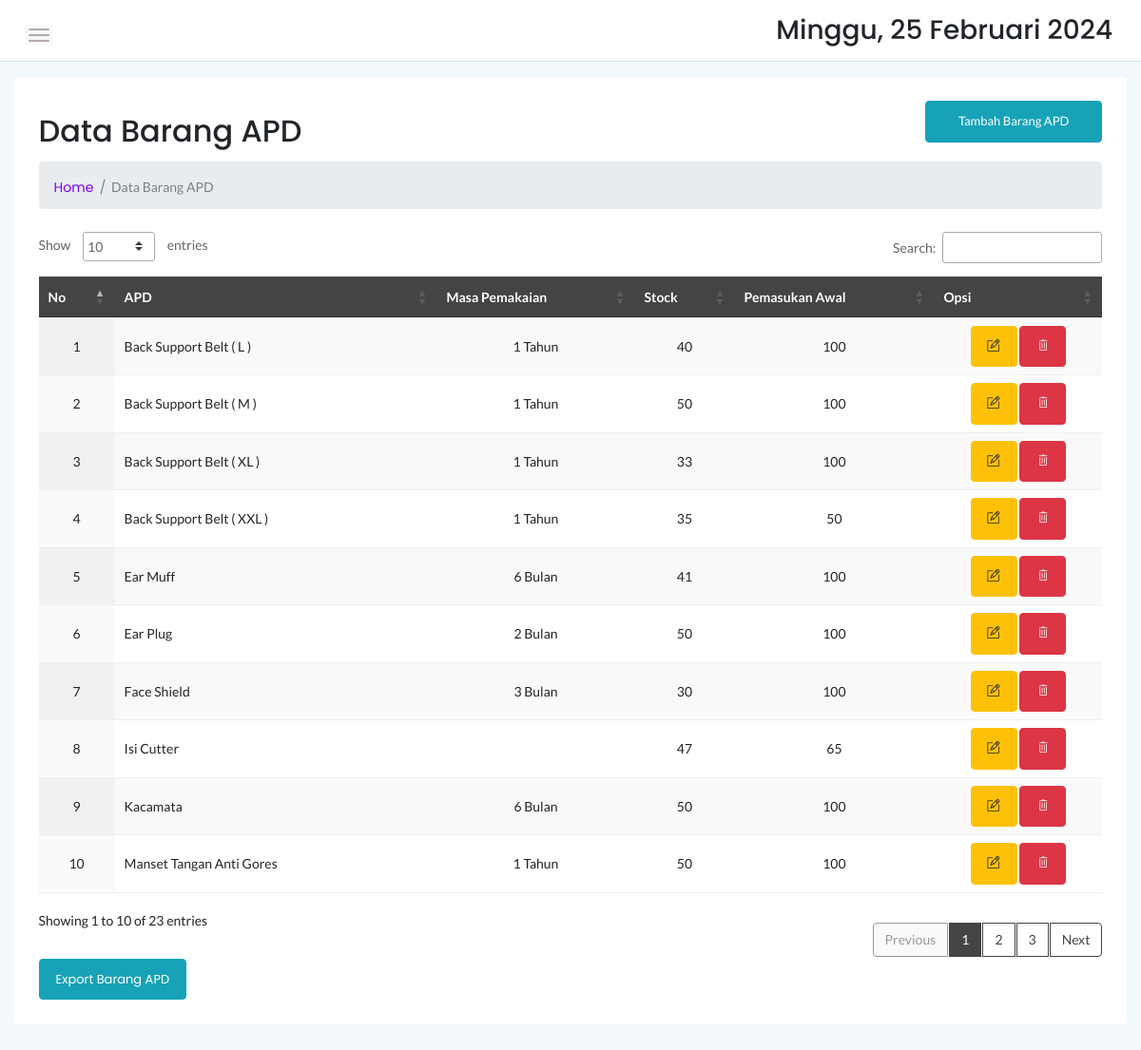
The app's page /admin/stock.php (signed in) with its own data.
### tables this page shows
CREATE TABLE `sstock_brg` (
  `idx` int(11) NOT NULL,
  `apd` varchar(55) NOT NULL,
  `pemakaian` varchar(55) NOT NULL,
  `pemasukan` int(11) NOT NULL,
  `stock` int(12) NOT NULL
);

### admin/stock.php (the view, shortened to what this page needs)
<?php
include '../koneksi.php';
?>
<!doctype html>
<html class="no-js" lang="en">
<head>
    <link rel="stylesheet" href="../assets/css/bootstrap.min.css">
    <link rel="stylesheet" href="../assets/css/font-awesome.min.css">
    <link rel="stylesheet" href="../assets/css/themify-icons.css">
    <link rel="stylesheet" href="../assets/css/metisMenu.css">
    <link rel="stylesheet" href="../assets/css/owl.carousel.min.css">
    <link rel="stylesheet" href="../assets/css/slicknav.min.css">
    <link rel="stylesheet" href="https://www.amcharts.com/lib/3/plugins/export/export.css" type="text/css" media="all" />
	<link rel="stylesheet" type="text/css" href="https://cdn.datatables.net/1.10.19/css/jquery.dataTables.min.css">
    <link rel="stylesheet" type="text/css" href="https://cdn.datatables.net/1.10.19/css/jquery.dataTables.css">
    <link rel="stylesheet" type="text/css" href="https://cdn.datatables.net/1.10.18/css/dataTables.bootstrap4.min.css">
    <link rel="stylesheet" type="text/css" href="https://cdn.datatables.net/responsive/2.2.3/css/responsive.bootstrap.min.css">
    <link rel="stylesheet" type="text/css" href="https://cdn.datatables.net/responsive/2.2.3/css/responsive.jqueryui.min.css">
	<link rel="stylesheet" type="text/css" href="https://cdn.datatables.net/buttons/1.5.2/css/buttons.dataTables.min.css">
    <link rel="stylesheet" href="../assets/css/typography.css">
    <link rel="stylesheet" href="../assets/css/default-css.css">
    <link rel="stylesheet" href="../assets/css/styles.css">
    <link rel="stylesheet" href="../assets/css/responsive.css">
</head>
<body>
    <div class="page-container">
        <div class="main-content">
            <div class="header-area">
                <div class="row align-items-center">
                    <div class="col-md-6 col-sm-8 clearfix">
                        <div class="nav-btn pull-left">
                            <span></span>
                            <span></span>
                            <span></span>
                        </div>
                    </div>
                    <div class="col-md-6 col-sm-4 clearfix">
                        <ul class="notification-area pull-right">
                            <li><h3><div class="date">
						</b></div></h3>
						</li>
                        </ul>
                    </div>
                </div>
            </div>
            <div class="main-content-inner">
                 <div class="row mt-3 mb-3">
                    <div class="col-12">
                        <div class="card">
                            <div class="card-body">
                                <div class="d-sm-flex justify-content-between align-items-center">
									<h2>Data Barang APD</h2>
									<button style="margin-bottom:20px" data-toggle="modal" data-target="#myModal" class="btn btn-info col-md-2"><span class="glyphicon glyphicon-plus"></span>Tambah Barang APD</button>
                                </div>
                                <ol class="breadcrumb mb-4">
                                    <ul class="breadcrumbs pull-left">
                                        <li><a href="../admin/dashboard.php">Home</a></li>
                                        <li><span>Data Barang APD</span></li>
                                    </ul>
                                </ol>
                                    <div class="data-tables datatable-dark">
										 <table id="dataTable3" class="display" style="width:100%"><thead class="thead-dark">
											<tr align="center">
												<th>No</th>
												<th>APD</th>
												<th>Masa Pemakaian</th>
												<th>Stock</th>
												<th>Pemasukan Awal</th>
												<th>Opsi</th>
											</tr></thead><tbody>
                                            <?php
											$brgs=mysqli_query($conn,"SELECT * from sstock_brg order by apd ASC");
											$no=1;
											while($p=mysqli_fetch_array($brgs)){
                                                $idb = $p['idx'];
												?>
                                                <tr>
													<td align="center"><?php echo $no++ ?></td>
													<td><?php echo $p['apd'] ?></td>
													<td align="center"><?php echo $p['pemakaian'] ?></td>
													<td align="center"><?php echo $p['stock'] ?></td>
													<td align="center"><?php echo $p['pemasukan'] ?></td>
                                                    <td align="center"><button data-toggle="modal" data-target="#edit<?=$idb;?>" class="btn btn-warning" title="Edit"><i class="ti-pencil-alt"></i></button> <button data-toggle="modal" data-target="#del<?=$idb;?>" class="btn btn-danger" title="Hapus"><i class="ti-trash"></i></button></td>
												</tr>
                                                <?php
											}
											?>
										</tbody>
										</table>
                                        </div>
									<a href="../admin/exportstkbhn.php" target="_blank" class="btn btn-info">Export Barang APD</a>
                                </div>
                            </div>
                        </div>
                    </div>
                </div>
</body>
</html>

### assets/css/styles.css (style rules this page uses)
.page-container { width: 100%; height: 100%; min-height: 100vh; padding-left: 280px; -webkit-transition: padding-left 0.3s ease 0s; transition: padding-left 0.3s ease 0s; }
.card { border: none; border-radius: 4px; background-color: #fff; -webkit-transition: all 0.3s ease 0s; transition: all 0.3s ease 0s; }
.card-body { padding: 25.6px; padding: 1.6rem; }
.main-content { width: 100%; background: #F3F8FB; }
.main-content-inner { padding: 0 30px 50px; }
.header-area { padding: 15px 30px; background: #fff; border-bottom: 1px solid #d8e3e7; }
.nav-btn { margin-right: 30px; margin-top: 10px; cursor: pointer; }
.nav-btn span { display: block; width: 22px; height: 2px; background: #b3aaaa; margin: 4px 0; border-radius: 15px; -webkit-transition: all 0.3s ease 0s; transition: all 0.3s ease 0s; box-shadow: 0 0 0 4px rgba(99, 96, 96, 0.03); }
.notification-area { -webkit-user-select: none; -moz-user-select: none; -ms-user-select: none; user-select: none; position: relative; z-index: 1; }
.notification-area li { display: inline-block; margin-left: 20px; cursor: pointer; -webkit-user-select: none; -moz-user-select: none; -ms-user-select: none; user-select: none; }
ul.breadcrumbs { margin-top: 4px; }
.breadcrumbs li { display: inline-block; }
.breadcrumbs li a, .breadcrumbs li span { display: block; font-size: 14px; font-weight: 400; color: #7801ff; letter-spacing: 0; margin-right: 16px; position: relative; }
.breadcrumbs li a:before { content: '/'; color: #768387; position: absolute; right: -13px; top: 0; }
.breadcrumbs li span { margin-right: 0; color: #768387; text-transform: capitalize; }
.btn { padding: 11px 17px; font-size: 13px; letter-spacing: 0; }
table tr th { border-bottom: none; }
table tr th, table tr td { border-top: 1px solid rgba(120, 130, 140, 0.13) !important; }
table tr td [class^="ti-"] { cursor: pointer; }
table.dataTable.no-footer { border-bottom: 1px solid rgba(120, 130, 140, 0.13) !important; }
table.dataTable thead th, table.dataTable thead td { border-bottom-color: transparent; }
.datatable-dark thead { background: #444; color: #fff; }

### assets/css/responsive.css (style rules this page uses)
@media (min-width: 1200px) and (max-width: 1364px) { .main-content-inner { padding: 0 15px 50px; } }
@media (min-width: 1200px) and (max-width: 1364px) { .page-container, .sbar_collapsed.page-container { padding-left: 0; } }

### records on screen
sstock_brg: apd "Back Support Belt ( L )", pemakaian "1 Tahun", stock "40", pemasukan "100"
sstock_brg: apd "Back Support Belt ( M )", pemakaian "1 Tahun", stock "50", pemasukan "100"
sstock_brg: apd "Back Support Belt ( XL )", pemakaian "1 Tahun", stock "33", pemasukan "100"
sstock_brg: apd "Back Support Belt ( XXL )", pemakaian "1 Tahun", stock "35", pemasukan "50"
sstock_brg: apd "Ear Muff", pemakaian "6 Bulan", stock "41", pemasukan "100"
sstock_brg: apd "Ear Plug", pemakaian "2 Bulan", stock "50", pemasukan "100"
sstock_brg: apd "Face Shield", pemakaian "3 Bulan", stock "30", pemasukan "100"
sstock_brg: apd "Isi Cutter", stock "47", pemasukan "65"
sstock_brg: apd "Kacamata", pemakaian "6 Bulan", stock "50", pemasukan "100"
sstock_brg: apd "Manset Tangan Anti Gores", pemakaian "1 Tahun", stock "50", pemasukan "100"
